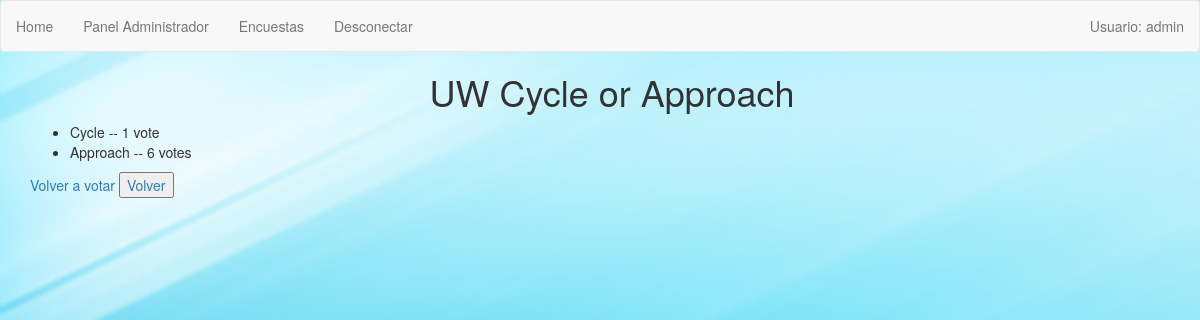
Screenshot of /3/results/ (signed in) with the database file from the repository.
### polls/models.py (models this page shows, shortened)
class Pregunta(models.Model):
    autor = models.ForeignKey(settings.AUTH_USER_MODEL,on_delete=models.CASCADE,)
    texto = models.CharField(max_length=200)
    fecha_publicacion = models.DateTimeField('Fecha Publicacion')
    fecha_expiracion = models.DateTimeField('Fecha Expiracion')

class Respuesta(models.Model):
    pregunta = models.ForeignKey(Pregunta, on_delete=models.CASCADE)
    texto = models.CharField(max_length=200)
    def votosTotales(self):
        return Voto.objects.filter(respuesta=self).count()

### polls/views.py (the view)
# urls.py: path('<int:pk>/results/', views.ResultsView.as_view(), name='results'),
class ResultsView(generic.DetailView):
    model = Pregunta
    template_name = 'polls/results.html'

### polls/templates/polls/results.html
{% extends "../base.html" %}
{% load static %}
{% block content %}
<link rel="stylesheet" type="text/css" href="{% static 'polls/style.css' %}" />
<div class="header">
  <h1>{{ pregunta.texto }}</h1>
</div>
<div class="container">
  <ul>
  {% for respuesta in pregunta.respuesta_set.all %}
      <li>{{ respuesta.texto }} -- {{ respuesta.votosTotales }} vote{{ respuesta.votosTotales|pluralize }}</li>
  {% endfor %}
  </ul>
  <a href="{% url 'polls:detail' pregunta.id %}">Volver a votar</a>
  <a href="http://127.0.0.1:8000/index"><input type="button" value="Volver"></a>
</div>
{% endblock %}

### polls/templates/base.html (shortened to what this page needs)
<!DOCTYPE html>
<html lang="en">
<head>
  <link rel="stylesheet" href="//netdna.bootstrapcdn.com/bootstrap/3.1.0/css/bootstrap.min.css">
</head>
<body>
  <nav class="navbar navbar-default" role="navigation">
    <div class="navbar-header">
      <ul class="nav navbar-nav">
        <li><a href="/">Home</a></li>
        <li><a href="/admin">Panel Administrador</a></li>
        {% if user.is_authenticated %}
         <li><a href="/index">Encuestas</a></li>
         <li><a href="{% url "logout" %}">Desconectar</a></li>
        {% else %}
          <li><a href="/accounts/login">Conectar</a></li>
        {%endif%}
    </div>
    <div class="collapse navbar-collapse navbar-ex1-collapse">
      <ul class="nav navbar-nav navbar-right">
        <li><a href="#">{% if user.is_authenticated %}
        				Usuario: {{user}}
    				  {% else %}
        				Usuario desconectado
    				  {% endif %}
        </a></li>
      </ul>
    </div>
  </nav>
  {% block content %}
  {% endblock %}
</body>
</html>

### polls/static/polls/style.css (style rules this page uses)
li a { color: black; }
body { background: white url("images/fondo.jpg"); }
.header { margin-left: 2%; }
h1 { text-align: center; }

### rows the page displays
Pregunta: texto "UW Cycle or Approach"
Respuesta: texto "Cycle", votosTotales "1"
Respuesta: texto "Approach", votosTotales "6"

### other values shown
{{ user }} "admin"
